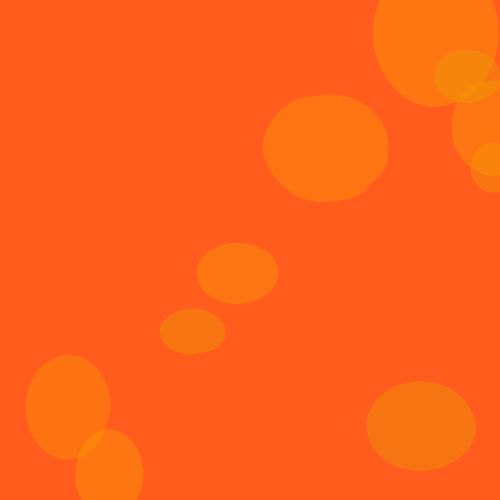
Frame 1 (no input)
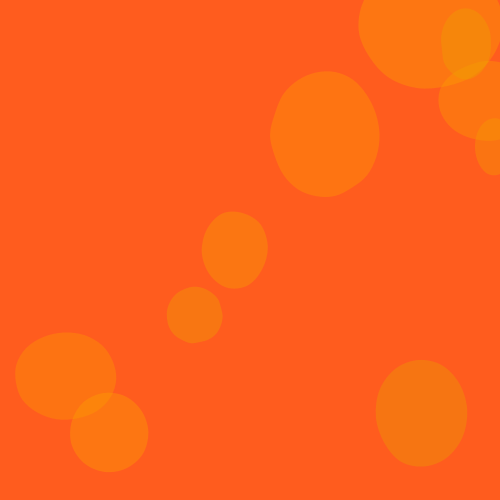
Frame 60 (the mouse pressed at the canvas centre just before this capture)
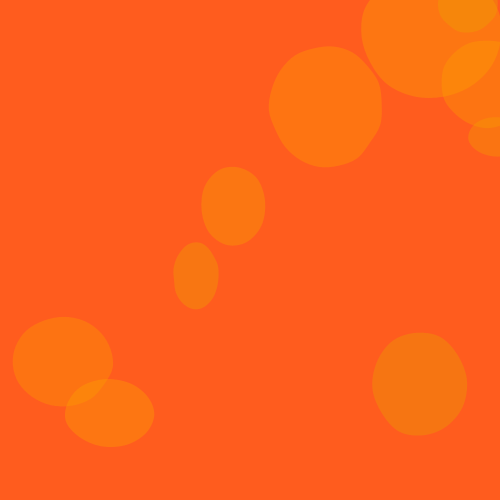
Frame 120 (the mouse held since frame 60 and released just before this capture)

The Processing sketch that drew these frames (run headless with seeded random() and noise(); from frame 60 on, the mouse is pressed at the canvas centre):

// Processing sketch: lavablob
// ── lavablob.pde
bubble[] bubbles;
 
void setup(){
 size(500,500);
 smooth();
 stroke(255,100);
 //strokeWeight(1);
 noFill();
 bubbles=new bubble[10];
 for(int a=0;a<10;a++){
 bubbles[a]=new bubble(random(-10,510),random(-10,600));
 }
}
 
void draw(){
  background(255, 92, 30);

  //stroke(255,100);
  noStroke();
  for(int a=0;a<bubbles.length;a++){
    bubbles[a].draw();
  }
}
 
class dimmer{
  float mini, vitesse, angle, val, diff;
  dimmer(float mini1, float maxi1, float etapes, float depart){
    val=mini; angle=depart;mini=mini1;diff=maxi1-mini1;
    vitesse=360.0/etapes;
  }
  void advance(){
    angle+=vitesse;
    float rad = (cos(angle/(180.0/PI))+1)/2;
    val= mini+rad*diff; 
  }
}
 
class bubble{
  float x, y, vX, vY;float[] angles;dimmer[] radius;int n;color couleur;
  dimmer respiration;
  bubble(float ix, float ig){
    //couleur=color(random(230,255),random(130,230),0,100);
    couleur=color(random(230,255),random(150,160),0,100);
    x=ix;y=ig;
    n= floor(random(8,20));
    float depart=random(90);
    angles=new float[n];
    radius=new dimmer[n];
    float dec = 360.0/n;
    float raydebase = random(20,100);
    vY=-random(100-raydebase)*0.01;
    vX=random(-0.03,0.03);
     respiration=new dimmer(-5.5,5.5,200,random(360));
   //  minray=raydebase*0.1; maxray=minray+raydebase*0.1;
    for(int a=0;a<n;a++){
      angles[a]= (a*dec)/(180.0/PI);
      radius[a]=new dimmer(raydebase+random(raydebase/17),raydebase+ random(raydebase/30,raydebase/20),random(120,160),random(360));
    }
  }
  void draw(){
  float fx=0, fy=0, fx2=0, fy2=0, fx3=0, fy3=0;
  y+=respiration.val*0.05;
  y+=vY;boolean nothing=true;
  respiration.advance();
  x+=random(-0.4,0.4)+vX;
  beginShape();
    fill(couleur);
    //fill(255, 120, 40);
    float plus=random(-0.01,0.01);
    for(int a=0;a<n;a++){
      angles[a]+=plus;
      radius[a].advance();
      float rad=angles[a] ;
      float ix=cos(rad)*(radius[a].val+respiration.val);
      float ig=sin(rad)*(radius[a].val-respiration.val);
      curveVertex(x+ix,y+ig);
      if((y+ig)>0){nothing=false;}
      if(a==0){
          fx = x+ix;
         fy = y+ig;
      }
      if(a==1){
          fx2 = x+ix;
         fy2 = y+ig;
      }
      if(a==2){
          fx3 = x+ix;
         fy3 = y+ig;
      }
    }
    curveVertex(fx,fy);
    curveVertex(fx2,fy2);
    curveVertex(fx3,fy3);
    endShape(CLOSE);
    if(nothing==true){
      y=700 ;
      x=random(-20,520);
    }
  }
   
   
}
 


 
